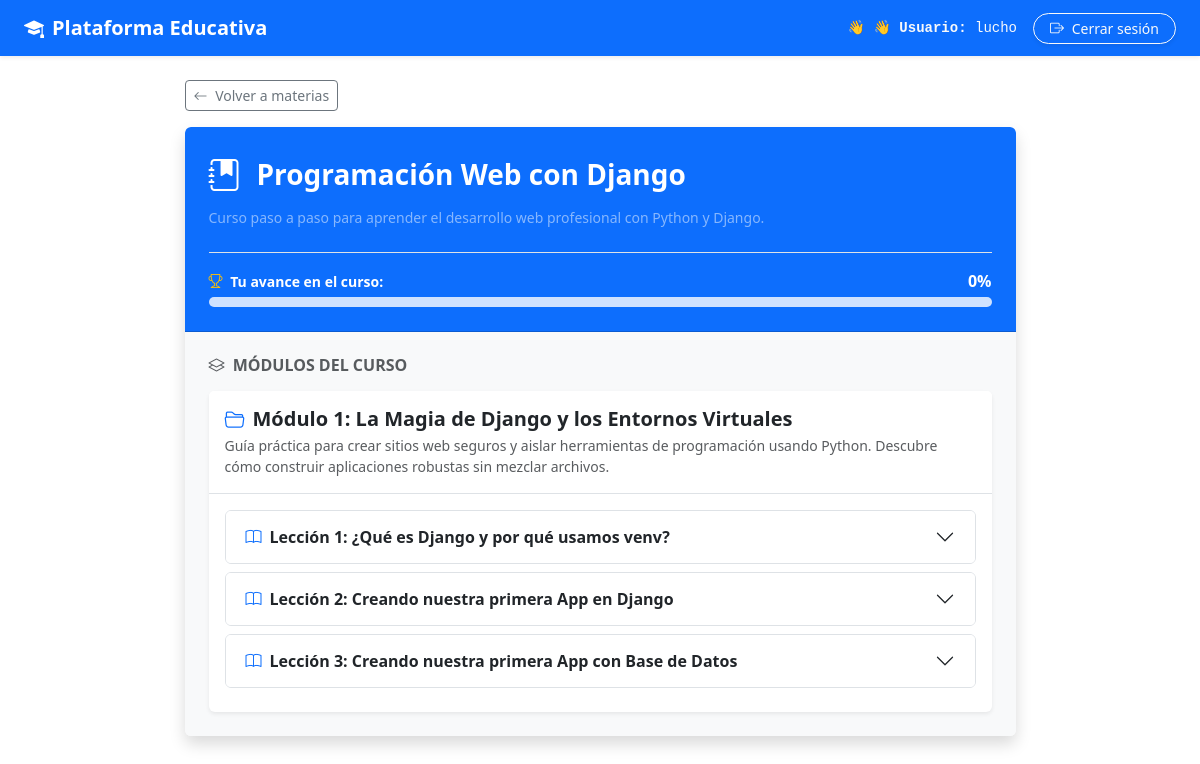
The app's page /espacio/6/ (signed in) with its own data.
### usuarios/models.py (models this page shows, shortened)
class Usuario(AbstractUser):
    dni = models.CharField(
        max_length=20,
        unique=True,
        null=True,
        blank=True
    )

### educacion/models.py (models this page shows, shortened)
class EspacioEducativo(models.Model):
    nombre = models.CharField(
        max_length=200
    )
    descripcion = RichTextField(
        blank=True
    )
    fecha_creacion = models.DateTimeField(
        auto_now_add=True
    )
    activo = models.BooleanField(
        default=True
    )
    class Meta:
        verbose_name = 'Espacio educativo'
        verbose_name_plural = 'Espacios educativos'

class Modulo(models.Model):
    espacio_educativo = models.ForeignKey(
        EspacioEducativo,
        on_delete=models.CASCADE,
        related_name='modulos'
    )
    nombre = models.CharField(
        max_length=200
    )
    descripcion = RichTextField(
        blank=True
    )
    orden = models.PositiveIntegerField(
        default=1
    )
    activo = models.BooleanField(
        default=True
    )
    class Meta:
        verbose_name = 'Módulo'
        verbose_name_plural = 'Módulos'

class Leccion(models.Model):
    modulo = models.ForeignKey(
        Modulo,
        on_delete=models.CASCADE,
        related_name='lecciones'
    )
    titulo = models.CharField(
        max_length=200
    )
    descripcion = RichTextField(
        blank=True
    )
    orden = models.PositiveIntegerField(
        default=1
    )
    activo = models.BooleanField(
        default=True
    )
    class Meta:
        verbose_name = 'Lección'
        verbose_name_plural = 'Lecciones'

### educacion/views.py (the view, shortened to what this page needs)
@login_required
def detalle_espacio(request, espacio_id):
    espacio = get_object_or_404(
        EspacioEducativo,
        id=espacio_id,
        activo=True
    )
    modulos = espacio.modulos.filter(
        activo=True
    ).order_by('orden').prefetch_related(
        Prefetch(
            'lecciones',
            queryset=Leccion.objects.filter(activo=True).order_by('orden')
        ),
        'lecciones__contenidos',
        'lecciones__actividades'
    )
    porcentaje_avance, actividades_resueltas_ids = obtener_progreso_estudiante(request.user, espacio)
    return render(
        request,
        'educacion/detalle_espacio.html',
        {
            'espacio': espacio,
            'modulos': modulos,
            'porcentaje_avance': porcentaje_avance,
            'actividades_resueltas_ids': actividades_resueltas_ids,
            'estudiante': request.user,
        }
    )

### educacion/templates/educacion/detalle_espacio.html (shortened to what this page needs)
{% extends 'base.html' %}
{% load markdown_extras %}
{% block content %}
<div class="row justify-content-center my-4">
    <div class="col-12 col-lg-10 col-xl-9">
        <a href="{% url 'educacion:inicio' %}" class="btn btn-outline-secondary btn-sm mb-3">
            <i class="bi bi-arrow-left me-1"></i> Volver a materias
        </a>
        <div class="card shadow border-0 overflow-hidden">
            <div class="card-header bg-primary text-white p-4">
                <div class="d-flex align-items-center mb-2">
                    <i class="bi bi-journal-bookmark-fill fs-2 me-3"></i>
                    <h1 class="h3 fw-bold mb-0">{{ espacio.nombre }}</h1>
                </div>
                {% if espacio.descripcion %}
                <p class="text-white-50 mb-0 small">
                    {{ espacio.descripcion|safe }}
                </p>
                {% endif %}
                <div class="mt-4 pt-3 border-top border-white-50">
                    <div class="d-flex justify-content-between align-items-center mb-1">
                        <span class="fw-semibold text-white small">
                            <i class="bi bi-trophy me-1 text-warning"></i> Tu avance en el curso:
                        </span>
                        <span class="fw-bold text-white fs-6">{{ porcentaje_avance }}%</span>
                    </div>
                    <div class="progress bg-primary-subtle" style="height: 10px;">
                    </div>
                </div>
            </div>
            <div class="card-body p-3 p-md-4 bg-light">
                <h2 class="h6 text-uppercase fw-bold text-muted mb-3 tracking-wide">
                    <i class="bi bi-layers me-1"></i> Módulos del Curso
                </h2>
                <div class="d-flex flex-column gap-3">
                    {% for modulo in modulos %}
                    <div class="card border-0 shadow-sm">
                        <div class="card-header bg-white border-bottom p-3">
                            <h3 class="h5 mb-1 fw-bold text-dark">
                                <i class="bi bi-folder2-open me-2 text-primary"></i>Módulo {{ modulo.orden }}: {{ modulo.nombre }}
                            </h3>
                            {% if modulo.descripcion %}
                            <p class="text-muted small mb-0">{{ modulo.descripcion|safe }}</p>
                            {% endif %}
                        </div>
                        <div class="card-body p-3">
                            <div class="accordion accordion-flush" id="acordeonModulo{{ modulo.id }}">
                                {% for leccion in modulo.lecciones.all %}
                                {% if leccion.activo %}
                                <div class="accordion-item border rounded mb-2 overflow-hidden bg-white">
                                    <h4 class="accordion-header" id="headingLeccion{{ leccion.id }}">
                                        <button class="accordion-button collapsed fw-semibold text-dark py-3" type="button"
                                            data-bs-toggle="collapse" data-bs-target="#collapseLeccion{{ leccion.id }}"
                                            aria-expanded="false" aria-controls="collapseLeccion{{ leccion.id }}">
                                            <i class="bi bi-book me-2 text-primary"></i>
                                            Lección {{ leccion.orden }}: {{ leccion.titulo }}
                                        </button>
                                    </h4>
                                </div>
                                {% endif %}
                                {% empty %}
                                <p class="text-muted small mb-0 p-2">No hay lecciones cargadas en este módulo.</p>
                                {% endfor %}
                            </div>
                        </div>
                    </div>
                    {% empty %}
                    <div class="alert alert-info shadow-sm mb-0">
                        <i class="bi bi-info-circle-fill me-2"></i> Este espacio educativo aún no cuenta con módulos publicados.
                    </div>
                    {% endfor %}
                </div>
            </div>
        </div>
    </div>
</div>
{% endblock %}

### templates/base.html (shortened to what this page needs)
{% load static %}
<!DOCTYPE html>
<html lang="es">
<head>
    <link href="https://cdn.jsdelivr.net/npm/bootstrap@5.3.3/dist/css/bootstrap.min.css" rel="stylesheet">
    <link rel="stylesheet" href="https://cdn.jsdelivr.net/npm/bootstrap-icons@1.11.3/font/bootstrap-icons.min.css">
    <link rel="stylesheet" href="{% static 'css/estilos.css' %}">
</head>
<body>
    {% if user.is_authenticated %}
    <nav class="navbar navbar-expand-lg navbar-dark bg-primary mb-4 shadow-sm">
        <div class="container-fluid px-4">
            <a class="navbar-brand fw-bold" href="{% url 'educacion:inicio' %}">
                <i class="bi bi-mortarboard-fill me-2"></i>Plataforma Educativa
            </a>
            <div class="collapse navbar-collapse" id="navbarNav">
                <ul class="navbar-nav ms-auto align-items-center gap-3 mt-2 mt-lg-0">
                    <li class="nav-item text-light font-monospace small">
                        👋 👋 <strong>Usuario:</strong> {{ user.get_full_name|default:user.username }}
                    </li>
                    <li class="nav-item">
                        <form method="post" action="{% url 'logout' %}" class="d-inline">
                            <button type="submit" class="btn btn-outline-light btn-sm rounded-pill px-3 shadow-sm">
                                <i class="bi bi-box-arrow-right me-1"></i> Cerrar sesión
                            </button>
                        </form>
                    </li>
                </ul>
            </div>
        </div>
    </nav>
    {% endif %}
    <main class="container">
        {% block content %}
        {% endblock %}
    </main>
</body>
</html>

### static/css/estilos.css (style rules this page uses)
.navbar-brand { transition: 0.3s; }

### records on screen
Usuario: get_full_name "lucho"
EspacioEducativo: nombre "Programación Web con Django", descripcion "Curso paso a paso para aprender el desarrollo web profesional con Python y Django."
Modulo: orden "1", nombre "La Magia de Django y los Entornos Virtuales", descripcion "Guía práctica para crear sitios web seguros y aislar herramientas de programación usando Python. Descubre cómo construir aplicaciones robustas sin mezclar archivos."
Leccion: orden "1", titulo "¿Qué es Django y por qué usamos venv?"
Leccion: orden "2", titulo "Creando nuestra primera App en Django"
Leccion: orden "3", titulo "Creando nuestra primera App con Base de Datos"

### other values on screen
{{ porcentaje_avance }} "0"
